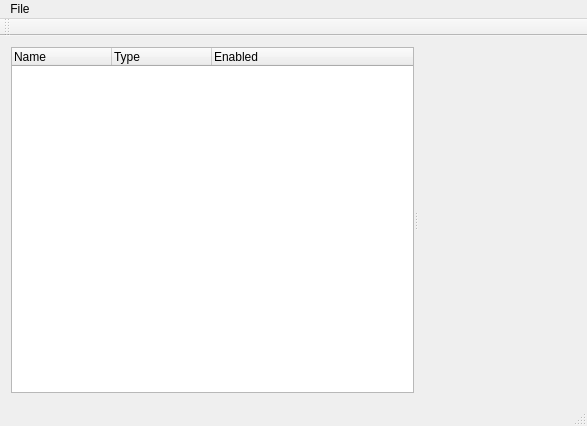
<?xml version="1.0" encoding="UTF-8"?>
<ui version="4.0">
 <class>MainWindow</class>
 <widget class="QMainWindow" name="MainWindow">
  <property name="geometry">
   <rect>
    <x>0</x>
    <y>0</y>
    <width>587</width>
    <height>426</height>
   </rect>
  </property>
  <property name="windowTitle">
   <string>MainWindow</string>
  </property>
  <widget class="QWidget" name="centralWidget">
   <layout class="QHBoxLayout" name="horizontalLayout">
    <item>
     <widget class="QSplitter" name="splitter">
      <property name="orientation">
       <enum>Qt::Horizontal</enum>
      </property>
      <widget class="QTreeWidget" name="objectstructure">
       <column>
        <property name="text">
         <string notr="true">Name</string>
        </property>
       </column>
       <column>
        <property name="text">
         <string notr="true">Type</string>
        </property>
       </column>
       <column>
        <property name="text">
         <string notr="true">Enabled</string>
        </property>
       </column>
      </widget>
      <widget class="QWidget" name="glframe" native="true"/>
     </widget>
    </item>
   </layout>
  </widget>
  <widget class="QMenuBar" name="menuBar">
   <property name="geometry">
    <rect>
     <x>0</x>
     <y>0</y>
     <width>587</width>
     <height>21</height>
    </rect>
   </property>
   <widget class="QMenu" name="menuFile">
    <property name="title">
     <string>File</string>
    </property>
    <addaction name="actionLoad"/>
    <addaction name="actionSave"/>
    <addaction name="separator"/>
    <addaction name="actionExit"/>
   </widget>
   <addaction name="menuFile"/>
  </widget>
  <widget class="QToolBar" name="mainToolBar">
   <attribute name="toolBarArea">
    <enum>TopToolBarArea</enum>
   </attribute>
   <attribute name="toolBarBreak">
    <bool>false</bool>
   </attribute>
  </widget>
  <widget class="QStatusBar" name="statusBar"/>
  <action name="actionLoad">
   <property name="text">
    <string>Load</string>
   </property>
  </action>
  <action name="actionSave">
   <property name="text">
    <string>Save</string>
   </property>
  </action>
  <action name="actionExit">
   <property name="text">
    <string>Exit</string>
   </property>
  </action>
 </widget>
 <layoutdefault spacing="6" margin="11"/>
 <resources/>
 <connections/>
</ui>
